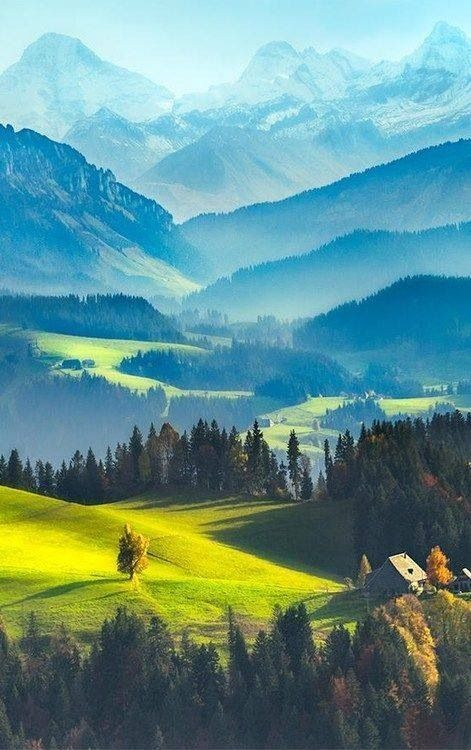
#> input picture ColorNN_p4/mountains.jpg, 471 x 750 px
$ python picture.py
#> lines starting #> are read from the running program, lines starting #| are printed output that depends on the picture
### ColorNN_p4/functions.py
import numpy as np
import matplotlib.pyplot as plt


def color_to_bw(img):
    flat_img = np.array(img.reshape(-1, 3))
    for pix in range(len(flat_img)):
        r, g, b = flat_img[pix]
        grey = .21 * r + .72 * g + .07 * b
        flat_img[pix] = grey
    return flat_img.reshape(img.shape)

### ColorNN_p4/picture.py
import numpy as np
import matplotlib.pyplot as plt
import functions

img1 = plt.imread('mountains.jpg')
#> img1 is the input picture: shape (750, 471, 3); mean R, G, B 99.2, 145.3, 142.1
#img1 = plt.imread('scenery.jpg')
#img1 = plt.imread('dog.jpg')
plt.imshow(img1)
plt.show()

print(img1.shape)
#| (750, 471, 3)
print(img1)
#> (printed output is left out)

bw = functions.color_to_bw(img1)
#> the loop in color_to_bw, `for pix in range(len(flat_img)):` made 353250 passes
#> (r, g, b, grey) on passes 1 to 3: (188, 237, 242, 227.1), (187, 236, 241, 226.1), (185, 234, 239, 224.1)
#> in color_to_bw, `return flat_img.reshape(img.shape)`:
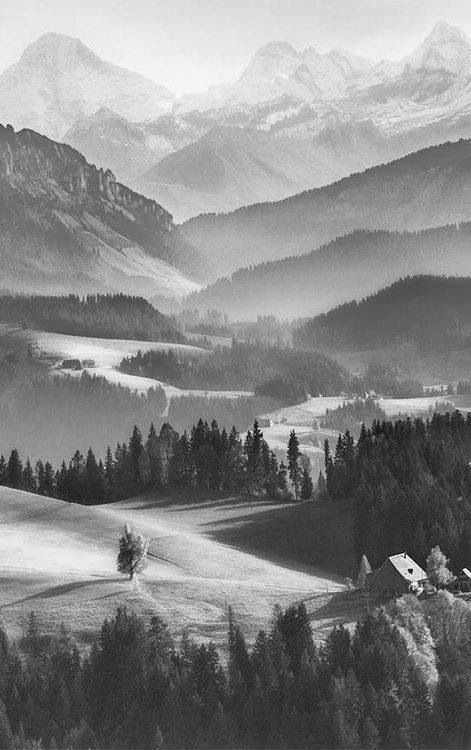
#> returned value: shape (750, 471, 3); min 4, max 253, mean 134.9
flat = img1.reshape(-1,3)
#plt.imshow(flat.reshape(img1.shape))
plt.imshow(bw)
plt.show()

$ run again, with ColorNN_p4/scenery.jpg copied over ColorNN_p4/mountains.jpg
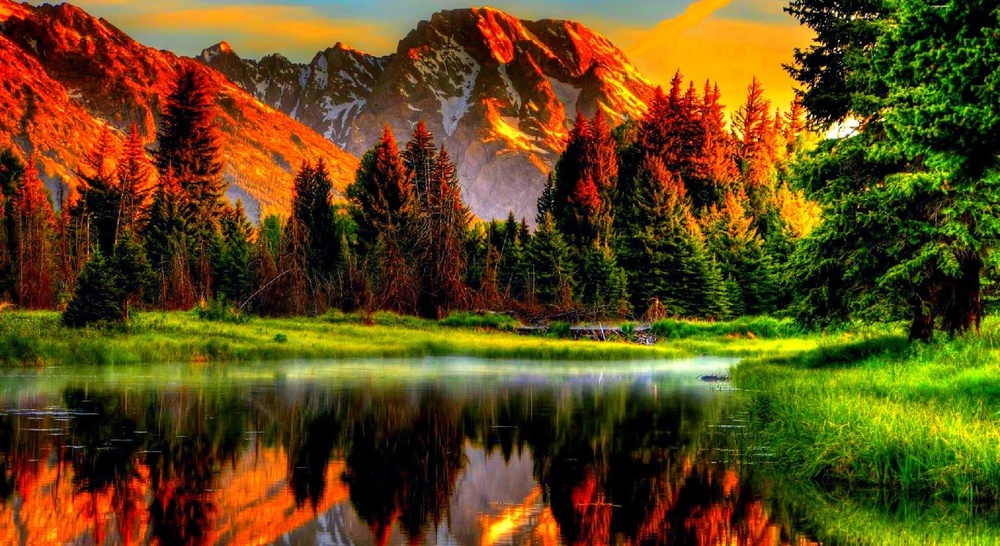
#> input picture ColorNN_p4/scenery.jpg, 1000 x 546 px, shrunk from 1600 x 873 before the run
#> img1 is the input picture: shape (546, 1000, 3); mean R, G, B 95.1, 72.5, 24.1
#| (546, 1000, 3)
#> (printed output is left out)
#> the loop in color_to_bw, `for pix in range(len(flat_img)):` made 546000 passes
#> (r, g, b, grey) on passes 1 to 3: (240, 18, 7, 63.85), (232, 18, 8, 62.24), (215, 12, 8, 54.35)
#> in color_to_bw, `return flat_img.reshape(img.shape)`:
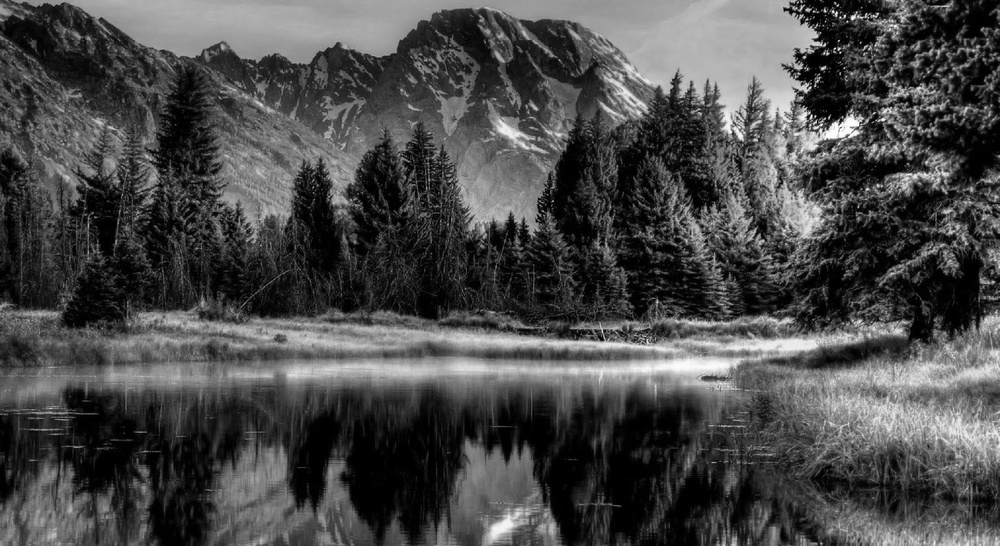
#> returned value: shape (546, 1000, 3); min 0, max 254, mean 73.4

$ run again, with ColorNN_p4/dog.jpg copied over ColorNN_p4/mountains.jpg
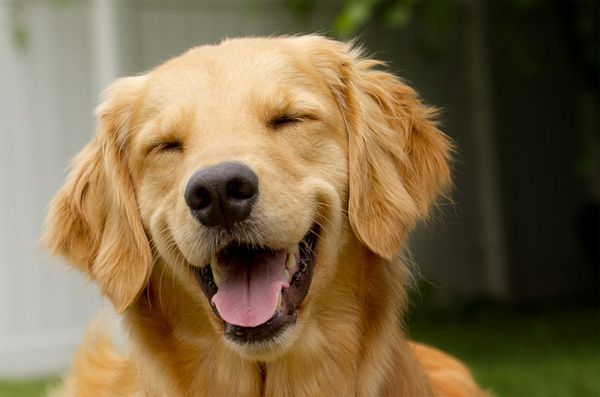
#> input picture ColorNN_p4/dog.jpg, 600 x 397 px
#> img1 is the input picture: shape (397, 600, 3); mean R, G, B 124.1, 104.9, 72.6
#| (397, 600, 3)
#> (printed output is left out)
#> the loop in color_to_bw, `for pix in range(len(flat_img)):` made 238200 passes
#> (r, g, b, grey) on passes 1 to 3: (174, 174, 162, 173.2), (173, 173, 161, 172.2), (171, 172, 158, 170.8)
#> in color_to_bw, `return flat_img.reshape(img.shape)`:
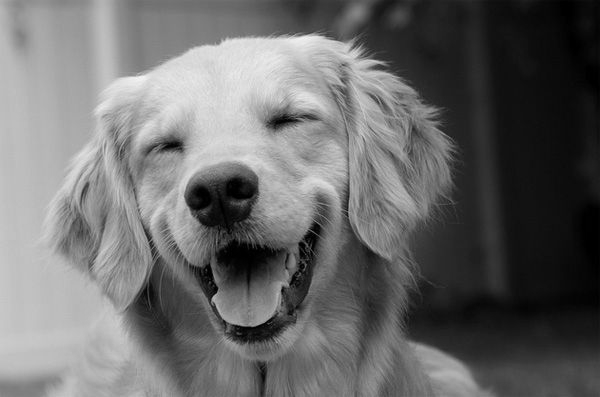
#> returned value: shape (397, 600, 3); min 0, max 248, mean 106.2

$ run again, with ColorNN_p4/clust_mount.jpg copied over ColorNN_p4/mountains.jpg
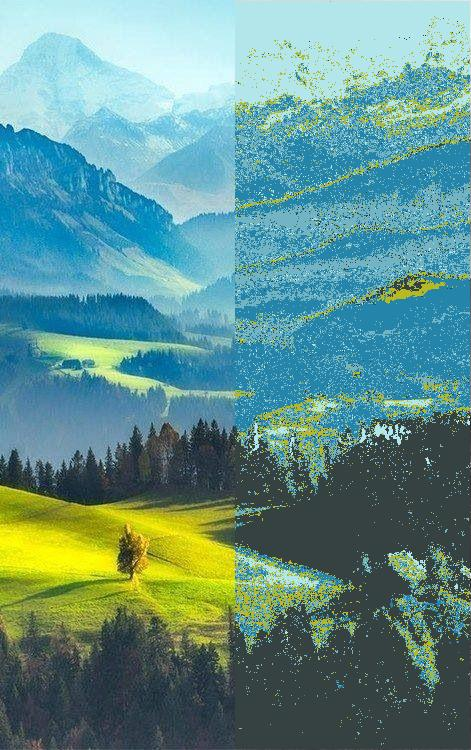
#> input picture ColorNN_p4/clust_mount.jpg, 471 x 750 px
#> img1 is the input picture: shape (750, 471, 3); mean R, G, B 97.7, 143.8, 138.6
#| (750, 471, 3)
#> (printed output is left out)
#> the loop in color_to_bw, `for pix in range(len(flat_img)):` made 353250 passes
#> (r, g, b, grey) on passes 1 to 3: (188, 237, 244, 227.2), (187, 236, 243, 226.2), (185, 234, 241, 224.2)
#> in color_to_bw, `return flat_img.reshape(img.shape)`:
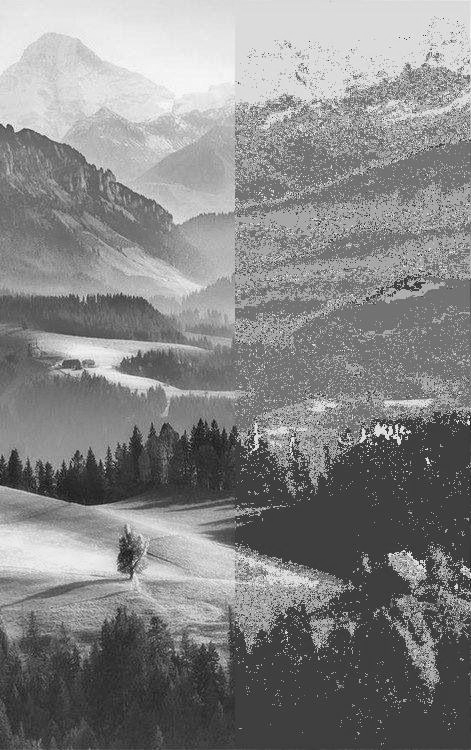
#> returned value: shape (750, 471, 3); min 4, max 251, mean 133.2
